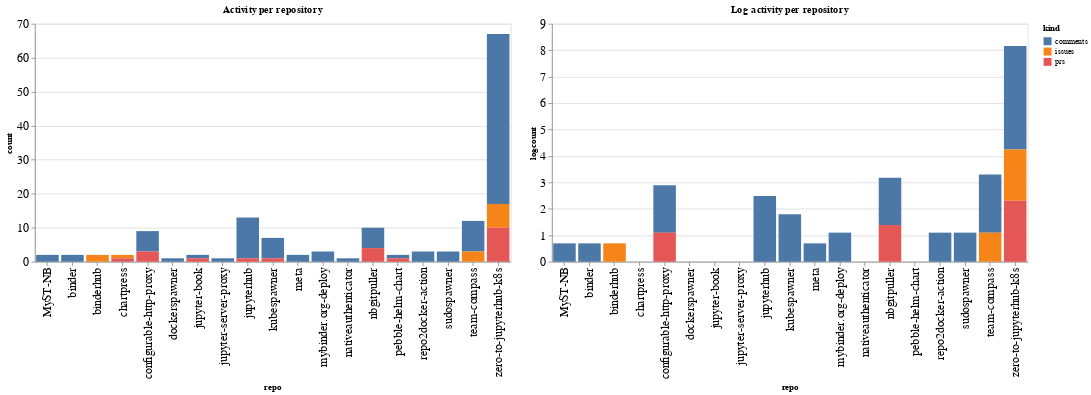

This figure's notebook cell:
### Code cell
ch1 = alt.Chart(repo_summaries, width=600, title="Activity per repository").mark_bar().encode(
    x='repo',
    y='count',
    color='kind',
    tooltip="kind"
)

ch2 = alt.Chart(repo_summaries, width=600, title="Log activity per repository").mark_bar().encode(
    x='repo',
    y='logcount',
    color='kind',
    tooltip="kind"
)

ch1 | ch2

### Figure 1 — Vega-Lite specification as saved in the notebook (floating-point values rounded to 4 significant figures)
{"config": {"axisLeft": {"labelFontSize": 15}, "axisBottom": {"labelFontSize": 15}}, "hconcat": [{"mark": "bar", "encoding": {"color": {"type": "nominal", "field": "kind"}, "tooltip": {"type": "nominal", "field": "kind"}, "x": {"type": "nominal", "field": "repo"}, "y": {"type": "quantitative", "field": "count"}}, "title": "Activity per repository", "width": 600}, {"mark": "bar", "encoding": {"color": {"type": "nominal", "field": "kind"}, "tooltip": {"type": "nominal", "field": "kind"}, "x": {"type": "nominal", "field": "repo"}, "y": {"type": "quantitative", "field": "logcount"}}, "title": "Log activity per repository", "width": 600}], "data": {"name": "data-5e3ed380a9d93588bb38aa9c5e977433"}, "$schema": "https://vega.github.io/schema/vega-lite/v4.8.1.json", "datasets": {"data-5e3ed380a9d93588bb38aa9c5e977433": [{"repo": "MyST-NB", "kind": "comments", "count": 2, "logcount": 0.6931}, {"repo": "binder", "kind": "comments", "count": 2, "logcount": 0.6931}, {"repo": "binderhub", "kind": "issues", "count": 2, "logcount": 0.6931}, {"repo": "chartpress", "kind": "issues", "count": 1, "logcount": 0.0}, {"repo": "chartpress", "kind": "prs", "count": 1, "logcount": 0.0}, {"repo": "configurable-http-proxy", "kind": "comments", "count": 6, "logcount": 1.792}, {"repo": "configurable-http-proxy", "kind": "prs", "count": 3, "logcount": 1.099}, {"repo": "dockerspawner", "kind": "comments", "count": 1, "logcount": 0.0}, {"repo": "jupyter-book", "kind": "comments", "count": 1, "logcount": 0.0}, {"repo": "jupyter-book", "kind": "prs", "count": 1, "logcount": 0.0}, {"repo": "jupyter-server-proxy", "kind": "comments", "count": 1, "logcount": 0.0}, {"repo": "jupyterhub", "kind": "comments", "count": 12, "logcount": 2.485}, {"repo": "jupyterhub", "kind": "prs", "count": 1, "logcount": 0.0}, {"repo": "kubespawner", "kind": "comments", "count": 6, "logcount": 1.792}, {"repo": "kubespawner", "kind": "prs", "count": 1, "logcount": 0.0}, {"repo": "meta", "kind": "comments", "count": 2, "logcount": 0.6931}, {"repo": "mybinder.org-deploy", "kind": "comments", "count": 3, "logcount": 1.099}, {"repo": "nativeauthenticator", "kind": "comments", "count": 1, "logcount": 0.0}, {"repo": "nbgitpuller", "kind": "comments", "count": 6, "logcount": 1.792}, {"repo": "nbgitpuller", "kind": "prs", "count": 4, "logcount": 1.386}, {"repo": "pebble-helm-chart", "kind": "comments", "count": 1, "logcount": 0.0}, {"repo": "pebble-helm-chart", "kind": "prs", "count": 1, "logcount": 0.0}, {"repo": "repo2docker-action", "kind": "comments", "count": 3, "logcount": 1.099}, {"repo": "sudospawner", "kind": "comments", "count": 3, "logcount": 1.099}, {"repo": "team-compass", "kind": "comments", "count": 9, "logcount": 2.197}, {"repo": "team-compass", "kind": "issues", "count": 3, "logcount": 1.099}, {"repo": "zero-to-jupyterhub-k8s", "kind": "comments", "count": 50, "logcount": 3.912}, {"repo": "zero-to-jupyterhub-k8s", "kind": "issues", "count": 7, "logcount": 1.946}, {"repo": "zero-to-jupyterhub-k8s", "kind": "prs", "count": 10, "logcount": 2.303}]}}
